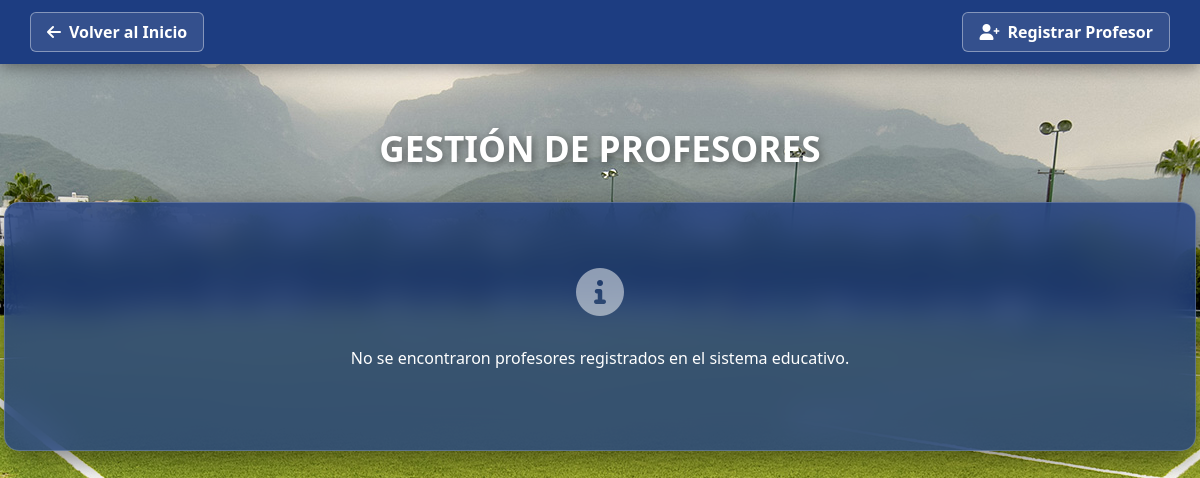
/vista/ver_profesores.php (signed in), run on an earlier commit of the app's database.
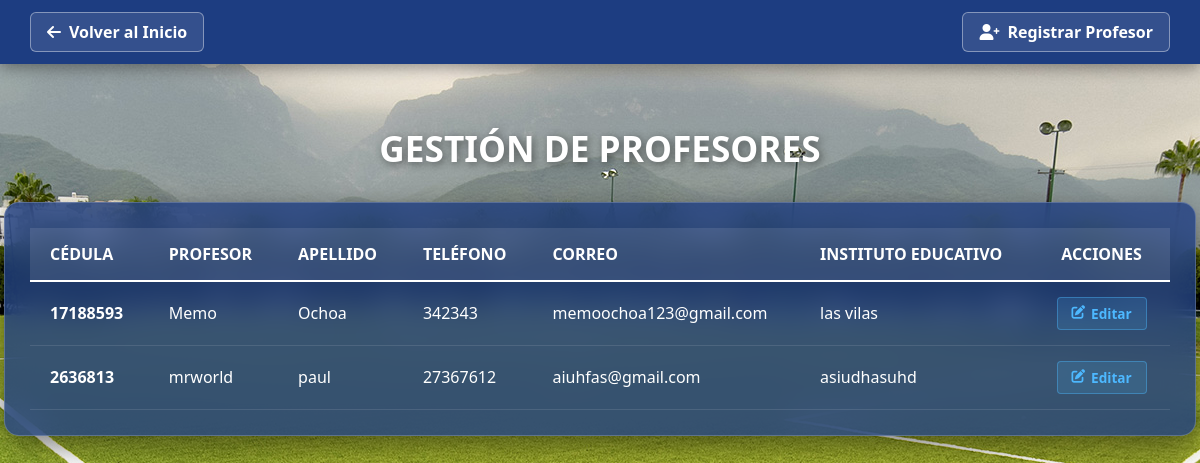
And on a later commit of the database.
### tables this page shows
CREATE TABLE `profesor_edu` (
  `id` int(11) NOT NULL,
  `nombre` varchar(100) NOT NULL,
  `apellido` varchar(100) NOT NULL,
  `cedula` varchar(20) NOT NULL,
  `telefono` varchar(20) DEFAULT NULL,
  `correo` varchar(100) DEFAULT NULL,
  `instituto_educativo` varchar(150) NOT NULL
);

### controlador/controlador_ver_profesores.php (called while the page is built)
<?php
require_once 'conexion.php';
$query = "SELECT id, nombre, apellido, cedula, telefono, correo, instituto_educativo FROM profesor_edu ORDER BY nombre ASC";
$resultado = $conexion->query($query);

### vista/ver_profesores.php (the view, shortened to what this page needs)
<?php
require_once '../controlador/controlador_ver_profesores.php';
?>
<!DOCTYPE html>
<html lang="es">
<head>
    <link rel="stylesheet" href="../estilo/style16.css">
    <link rel="stylesheet" href="https://cdnjs.cloudflare.com/ajax/libs/font-awesome/6.0.0/css/all.min.css">
</head>
<body>
    <header class="main-header">
        <div class="header-container">
<a href="../vista/inicio.php" class="btn-back">
    <i class="fas fa-arrow-left"></i> Volver al Inicio
</a>
            <a href="registrar_profesor.php" class="btn-back">
                <i class="fas fa-user-plus"></i> Registrar Profesor
            </a>
        </div>
    </header>
    <main class="central-container">
        <h1 class="main-title">Gestión de Profesores</h1>
        <div class="glass-table-container">
            <?php if (isset($resultado) && $resultado->num_rows > 0): ?>
                <table class="user-table">
                    <thead>
                        <tr>
                            <th>Cédula</th>
                            <th>Profesor</th>
                            <th>Apellido</th>
                            <th>Teléfono</th>
                            <th>Correo</th>
                            <th>Instituto Educativo</th>
                            <th style="text-align: center;">Acciones</th>
                        </tr>
                    </thead>
                    <tbody>
                        <?php while($row = $resultado->fetch_assoc()): ?>
                            <tr>
                                <td><strong><?php echo htmlspecialchars($row['cedula']); ?></strong></td>
                                <td>
                                    <span><?php echo htmlspecialchars($row['nombre']); ?></span>
                                </td>
                                <td><?php echo htmlspecialchars($row['apellido']); ?></td>
                                <td>
                                    <?php echo !empty($row['telefono']) ? htmlspecialchars($row['telefono']) : '<span class="text-por-asignar">No registrado</span>'; ?>
                                </td>
                                <td>
                                    <?php echo !empty($row['correo']) ? htmlspecialchars($row['correo']) : '<span class="text-por-asignar">No registrado</span>'; ?>
                                </td>
                                <td>
                                    <span class="badge-antiguedad">
                                        <?php echo htmlspecialchars($row['instituto_educativo']); ?>
                                    </span>
                                </td>
                                <td class="action-cell">
                                    <div class="action-buttons-wrapper">
                                        <a href="editar_profesor.php?id=<?php echo $row['id']; ?>" class="btn-table edit">
                                            <i class="fas fa-edit"></i> Editar
                                        </a>
                                    </div>
                                </td>
                            </tr>
                        <?php endwhile; ?>
                    </tbody>
                </table>
            <?php else: ?>
                <div style="color: white; text-align: center; padding: 40px;">
                    <i class="fas fa-info-circle fa-3x" style="margin-bottom: 15px; opacity: 0.5;"></i>
                    <p>No se encontraron profesores registrados en el sistema educativo.</p>
                </div>
            <?php endif; ?>
        </div>
    </main>
</body>
</html>

### estilo/style16.css (style rules this page uses)
body { margin: 0; padding: 0; font-family: 'Segoe UI', sans-serif; background-image: url('../estilo/background_cancha.jpg'); background-size: cover; background-position: center; background-attachment: fixed; height: 100vh; }
.main-header { background-color: #1D3D81; width: 100%; padding: 12px 0; position: fixed; top: 0; z-index: 1000; box-shadow: 0 4px 15px rgba(0,0,0,0.4); }
.header-container { display: flex; justify-content: space-between; align-items: center; padding: 0 30px; }
.btn-back { background: rgba(255, 255, 255, 0.1); color: white; text-decoration: none; padding: 8px 16px; border-radius: 6px; border: 1px solid rgba(255, 255, 255, 0.4); font-weight: 600; transition: 0.3s; display: flex; align-items: center; gap: 8px; }
.central-container { padding-top: 100px; display: flex; flex-direction: column; align-items: center; }
.main-title { color: white; font-size: 2.2rem; text-transform: uppercase; text-shadow: 2px 2px 8px rgba(0,0,0,0.5); margin-bottom: 30px; }
.glass-table-container { background: rgba(29, 61, 129, 0.8); backdrop-filter: blur(15px); -webkit-backdrop-filter: blur(15px); border: 1px solid rgba(255, 255, 255, 0.2); border-radius: 15px; padding: 25px; width: 95%; max-width: 1200px; box-shadow: 0 10px 30px rgba(0,0,0,0.5); overflow-x: auto; margin: 0 auto; }
.user-table { width: 100%; border-collapse: collapse; color: white; text-align: left; }
.user-table thead tr { background-color: rgba(255, 255, 255, 0.1); border-bottom: 2px solid white; }
.user-table th { color: #FFFFFF; font-weight: bold; text-transform: uppercase; padding: 15px 20px; }
.user-table td { padding: 15px 20px; }
.user-table tbody tr { border-bottom: 1px solid rgba(255, 255, 255, 0.1); transition: background 0.3s; }
.action-cell { display: flex; gap: 10px; justify-content: center; align-items: center; }
.btn-table { text-decoration: none; padding: 6px 14px; border-radius: 4px; font-size: 0.85rem; font-weight: 600; display: inline-flex; align-items: center; gap: 6px; transition: all 0.3s ease; border: 1px solid transparent; }
.btn-table.edit { background: rgba(77, 184, 255, 0.15); color: #4db8ff; border-color: rgba(77, 184, 255, 0.4); }

What changed in the data, as far as the page shows it:
added profesor_edu: cedula "17188593", nombre "Memo", apellido "Ochoa", telefono "342343", correo "memoochoa123@gmail.com", instituto_educativo "las vilas"
added profesor_edu: cedula "2636813", nombre "mrworld", apellido "paul", telefono "27367612", correo "aiuhfas@gmail.com", instituto_educativo "asiudhasuhd"
Also different on the page:
text no longer shown: "No se encontraron profesores registrados en el sistema educativo."
text now shown: "CÉDULA PROFESOR APELLIDO TELÉFONO CORREO INSTITUTO EDUCATIVO ACCIONES"
